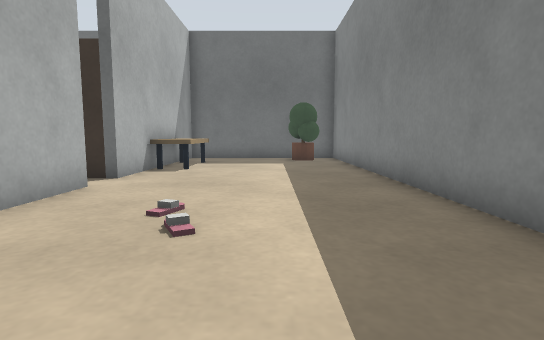
[1] (above)

24 first-person views from a walk through a world built for the Gazebo simulator. The camera is 0.5 m above the floor, tilts 6° down and sees 80° across. The lines on the ground mark 1 m squares. The floor is counted in squares, 0.5 m on a side. Each view is taken from the middle of a square. On the plan, view 1 faces up. The plan holds only what a view shows up to about 12 squares ahead; the rest is blank. The place goes on beyond the plan.

[2]
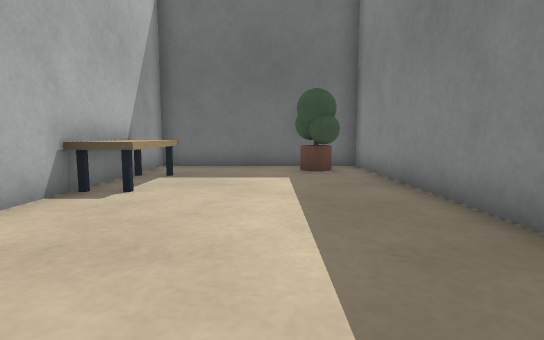

[3]
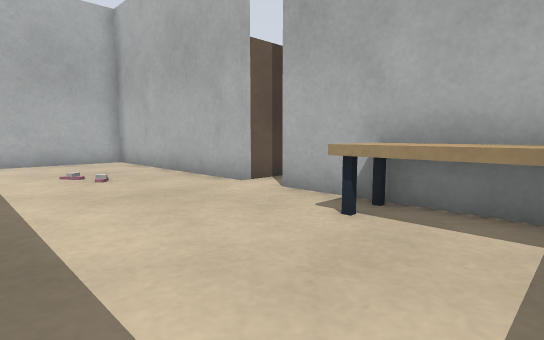

[4]
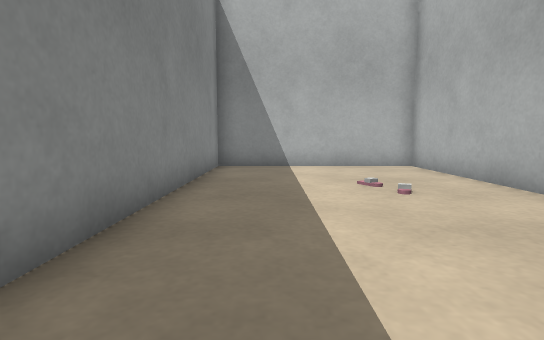

[5]
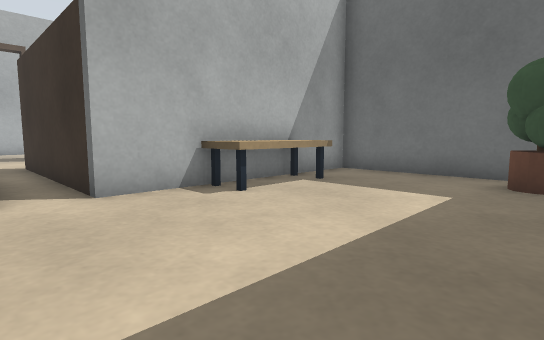

[6]
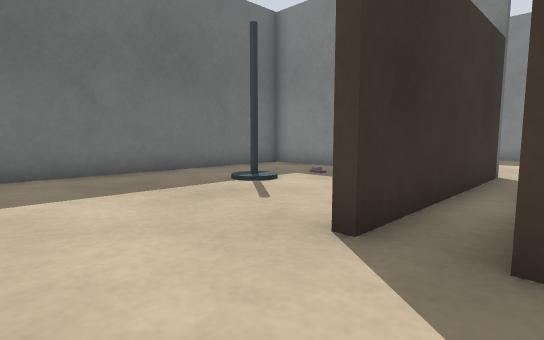

[7]
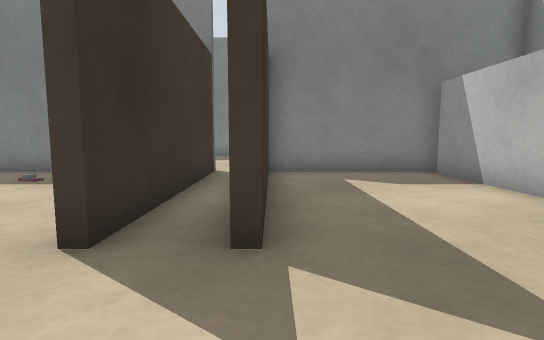

[8]
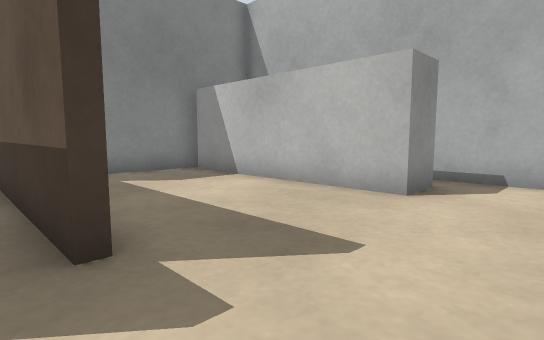

[9]
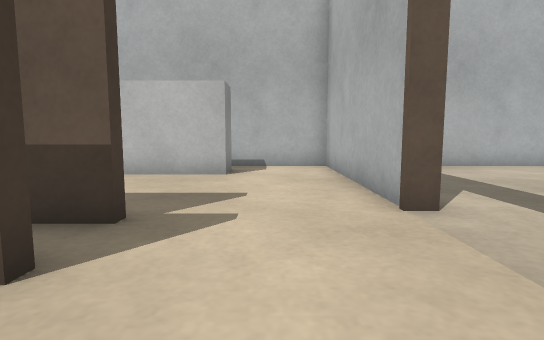

[10]
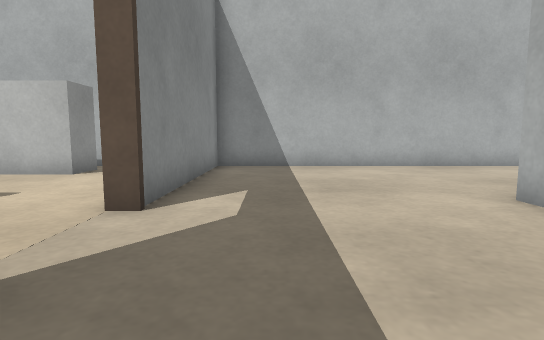

[11]
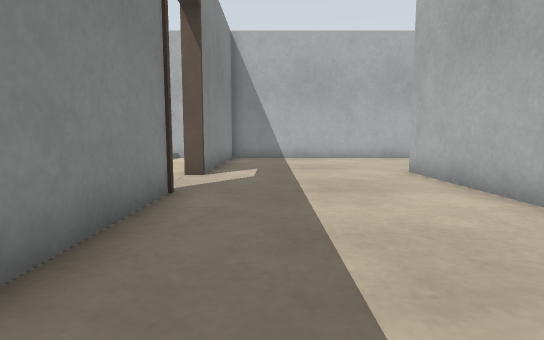

[12]
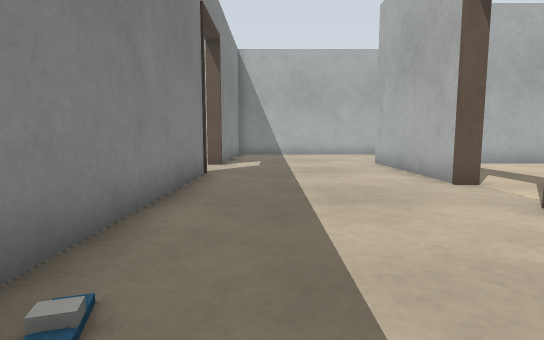

[13]
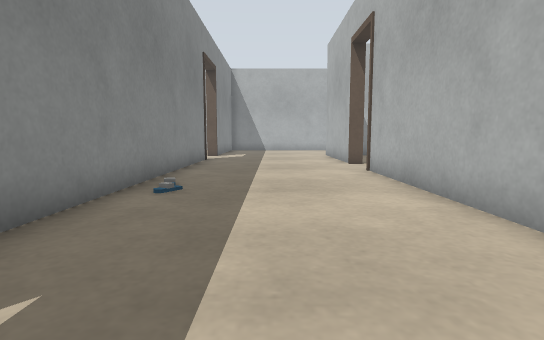

[14]
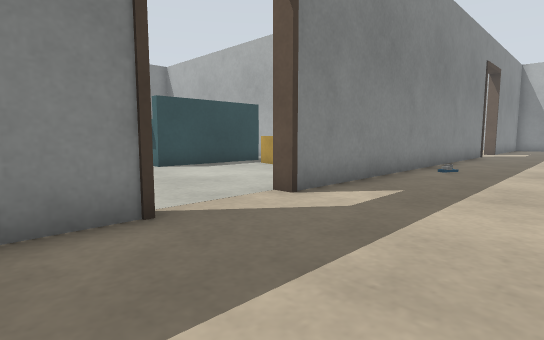

[15]
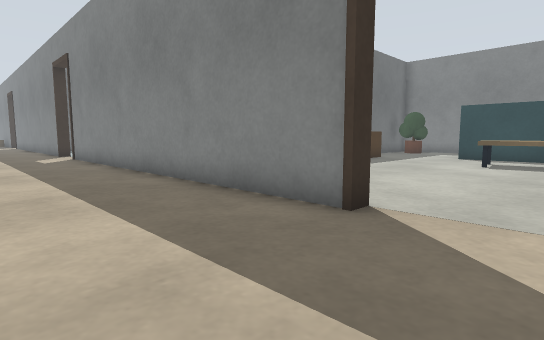

[16]
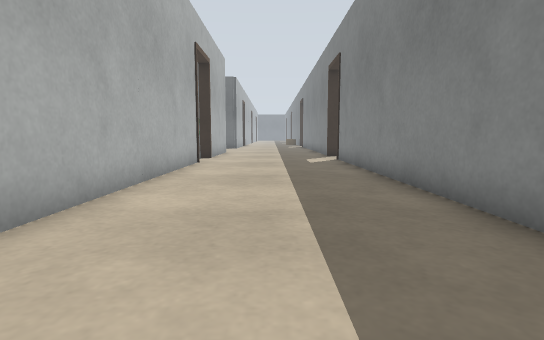

[17]
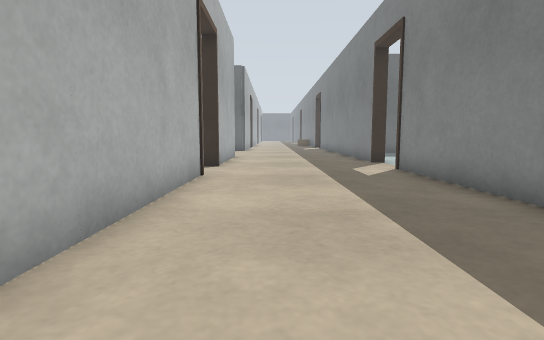

[18]
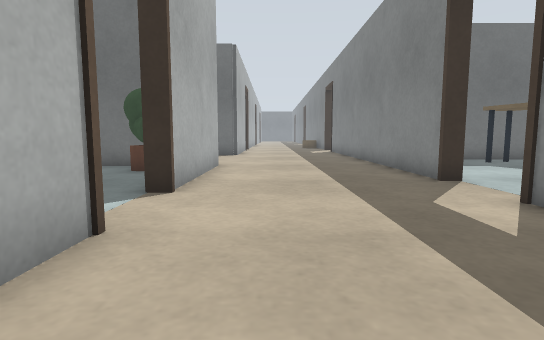

[19]
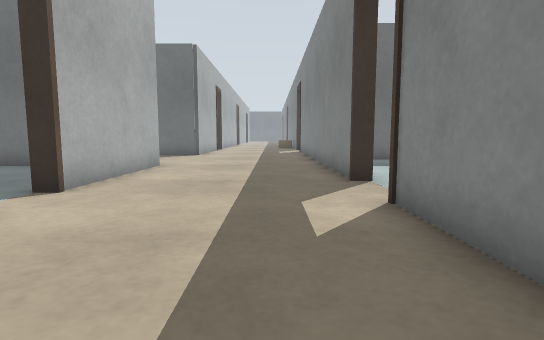

[20]
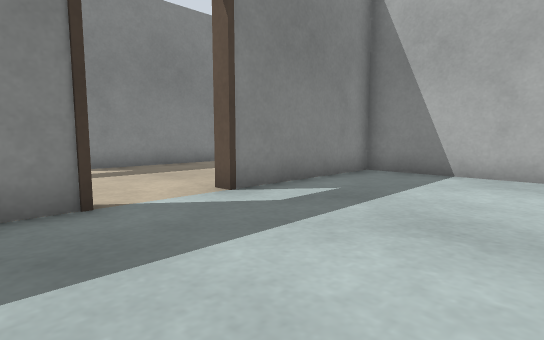

[21]
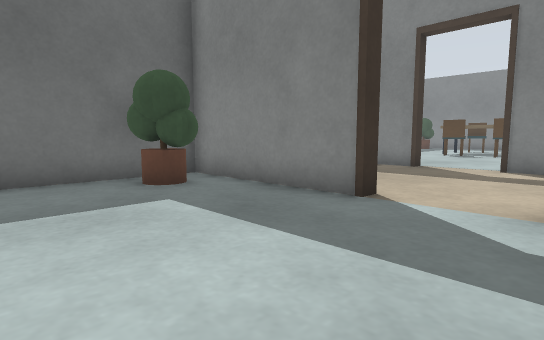

[22]
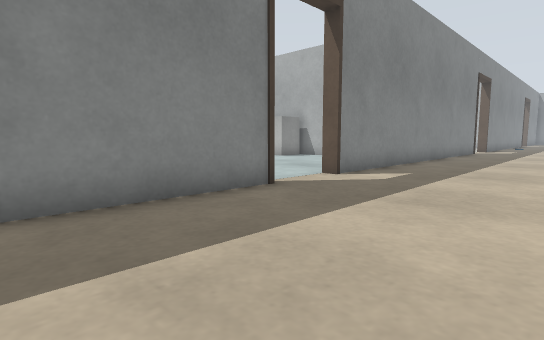

[23]
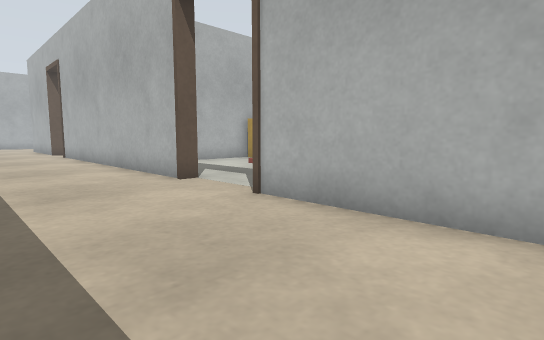

[24]
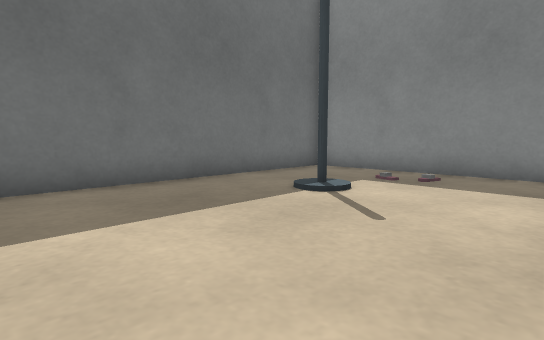

### Floor plan
Ten units are one square. View 1 is at (0, 0); x grows to the right and y downward. Boxes are objects, and circles mark ways between rooms. Rooms are numbered by the first view taken in them; rooms with no view inside come last. Other rooms are left out.
<svg viewBox="-256 -459 289 472">
<path fill="none" stroke="#000" d="M-37 -64 -37 8 28 8 28 -148 -37 -148 -37 -76M-102 -64 -37 -64M-50 -61 -102 -61M-39 -76 -39 -148 -125 -148M-37 -76 -102 -76M-138 -55 -138 8 -90 8M-108 -4 -108 -16 -44 -16M-39 8 -39 -61M-142 -244 -142 -376M-198 -226 -198 -135M-198 -355 -198 -265M-142 -404 -142 -454M-198 -440 -198 -394M-142 -95 -142 -216M-202 -394 -202 -438 -251 -438M-244 -312 -202 -312 -202 -356M-142 -85 -142 -95M-198 -96 -198 -50"/>
<rect x="-35" y="-125" width="20" height="30" fill="#bbb"><title>beige box</title></rect>
<rect x="5" y="-145" width="20" height="20" fill="#bbb"><title>green ball</title></rect>
<rect x="5" y="-145" width="10" height="10" fill="#bbb"><title>green ball</title></rect>
<rect x="15" y="-135" width="10" height="10" fill="#bbb"><title>green ball</title></rect>
<rect x="-85" y="-125" width="10" height="10" fill="#bbb"><title>grey pole</title></rect>
<rect x="-145" y="-225" width="10" height="10" fill="#bbb"><title>brown box</title></rect>
<rect x="-145" y="-245" width="10" height="10" fill="#bbb"><title>brown box</title></rect>
<rect x="-145" y="-385" width="10" height="10" fill="#bbb"><title>brown box</title></rect>
<rect x="-145" y="-405" width="10" height="10" fill="#bbb"><title>brown box</title></rect>
<rect x="-225" y="-435" width="20" height="20" fill="#bbb"><title>green ball</title></rect>
<rect x="-225" y="-435" width="10" height="10" fill="#bbb"><title>green ball</title></rect>
<rect x="-215" y="-425" width="10" height="10" fill="#bbb"><title>green ball</title></rect>
<rect x="-205" y="-365" width="10" height="10" fill="#bbb"><title>brown box</title></rect>
<rect x="-205" y="-395" width="10" height="10" fill="#bbb"><title>brown box</title></rect>
<rect x="-145" y="-65" width="10" height="10" fill="#bbb"><title>brown box</title></rect>
<rect x="-145" y="-85" width="10" height="10" fill="#bbb"><title>brown box</title></rect>
<circle cx="-40" cy="-70" r="3" fill="#2a7"/>
<circle cx="-140" cy="-70" r="3" fill="#2a7"/>
<circle cx="-200" cy="-375" r="3" fill="#2a7"/>
<circle cx="-170" cy="-90" r="3" fill="#2a7"/>
<text x="-10" y="-70">1</text>
<text x="-90" y="-90">2</text>
<text x="-170" y="-280">3</text>
<text x="-230" y="-380">4</text>
<text x="-170" y="-70">5</text>
</svg>
Room 1 opens to room 2. Room 2 opens to room 5. Room 3 opens to room 4. Room 3 opens to room 5.

Where each view was taken, in squares from view 1:
view 1: 0 up, 0 right, facing up
view 2: 4 up, 0 right, facing up
view 3: 12 up, 1 right, facing down-left
view 4: 10 up, 1 right, facing down
view 5: 6 up, 2 right, facing up-left
view 6: 6 up, 13 left, facing up-right
view 7: 6 up, 13 left, facing right
view 8: 7 up, 13 left, facing down-right
view 9: 10 up, 12 left, facing down
view 10: 10 up, 16 left, facing down
view 11: 14 up, 16 left, facing down
view 12: 17 up, 16 left, facing down
view 13: 22 up, 17 left, facing down
view 14: 26 up, 18 left, facing down-right
view 15: 22 up, 18 left, facing up-right
view 16: 24 up, 17 left, facing up
view 17: 28 up, 18 left, facing up
view 18: 33 up, 18 left, facing up
view 19: 33 up, 16 left, facing up
view 20: 40 up, 25 left, facing down-right
view 21: 36 up, 25 left, facing up-right
view 22: 45 up, 19 left, facing down-right
view 23: 30 up, 16 left, facing down-left
view 24: 8 up, 13 left, facing up-right
